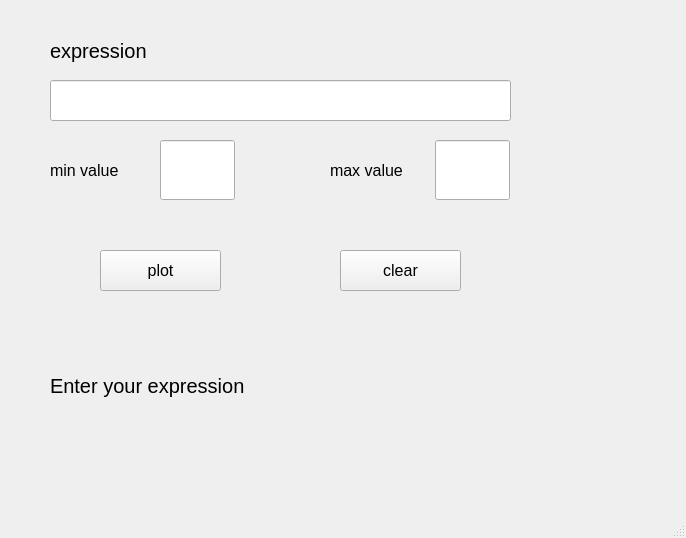
<?xml version="1.0" encoding="UTF-8"?>
<ui version="4.0">
 <class>MainWindow</class>
 <widget class="QMainWindow" name="MainWindow">
  <property name="geometry">
   <rect>
    <x>0</x>
    <y>0</y>
    <width>686</width>
    <height>538</height>
   </rect>
  </property>
  <property name="font">
   <font>
    <pointsize>15</pointsize>
   </font>
  </property>
  <property name="focusPolicy">
   <enum>Qt::TabFocus</enum>
  </property>
  <property name="windowTitle">
   <string>MainWindow</string>
  </property>
  <widget class="QWidget" name="centralwidget">
   <widget class="QLineEdit" name="expression">
    <property name="geometry">
     <rect>
      <x>50</x>
      <y>80</y>
      <width>461</width>
      <height>41</height>
     </rect>
    </property>
    <property name="font">
     <font>
      <pointsize>12</pointsize>
     </font>
    </property>
    <property name="text">
     <string/>
    </property>
   </widget>
   <widget class="QLineEdit" name="min_value">
    <property name="geometry">
     <rect>
      <x>160</x>
      <y>140</y>
      <width>75</width>
      <height>60</height>
     </rect>
    </property>
    <property name="font">
     <font>
      <pointsize>12</pointsize>
     </font>
    </property>
   </widget>
   <widget class="QLineEdit" name="max_value">
    <property name="geometry">
     <rect>
      <x>435</x>
      <y>140</y>
      <width>75</width>
      <height>60</height>
     </rect>
    </property>
    <property name="font">
     <font>
      <pointsize>12</pointsize>
     </font>
    </property>
   </widget>
   <widget class="QLabel" name="minInput">
    <property name="geometry">
     <rect>
      <x>50</x>
      <y>160</y>
      <width>111</width>
      <height>20</height>
     </rect>
    </property>
    <property name="font">
     <font>
      <pointsize>12</pointsize>
     </font>
    </property>
    <property name="text">
     <string>min value</string>
    </property>
   </widget>
   <widget class="QLabel" name="maxInput">
    <property name="geometry">
     <rect>
      <x>330</x>
      <y>160</y>
      <width>111</width>
      <height>20</height>
     </rect>
    </property>
    <property name="font">
     <font>
      <pointsize>12</pointsize>
     </font>
    </property>
    <property name="text">
     <string>max value</string>
    </property>
   </widget>
   <widget class="QLabel" name="expressionInput">
    <property name="geometry">
     <rect>
      <x>50</x>
      <y>30</y>
      <width>131</width>
      <height>41</height>
     </rect>
    </property>
    <property name="text">
     <string>expression</string>
    </property>
   </widget>
   <widget class="QLabel" name="notificationLabel">
    <property name="geometry">
     <rect>
      <x>50</x>
      <y>340</y>
      <width>411</width>
      <height>91</height>
     </rect>
    </property>
    <property name="text">
     <string>Enter your expression</string>
    </property>
   </widget>
   <widget class="QPushButton" name="plotBtn">
    <property name="geometry">
     <rect>
      <x>100</x>
      <y>250</y>
      <width>121</width>
      <height>41</height>
     </rect>
    </property>
    <property name="font">
     <font>
      <pointsize>12</pointsize>
     </font>
    </property>
    <property name="text">
     <string>plot</string>
    </property>
   </widget>
   <widget class="QPushButton" name="clrBtn">
    <property name="geometry">
     <rect>
      <x>340</x>
      <y>250</y>
      <width>121</width>
      <height>41</height>
     </rect>
    </property>
    <property name="font">
     <font>
      <pointsize>12</pointsize>
     </font>
    </property>
    <property name="text">
     <string>clear</string>
    </property>
   </widget>
  </widget>
  <widget class="QMenuBar" name="menubar">
   <property name="geometry">
    <rect>
     <x>0</x>
     <y>0</y>
     <width>686</width>
     <height>41</height>
    </rect>
   </property>
  </widget>
  <widget class="QStatusBar" name="statusbar"/>
 </widget>
 <resources/>
 <connections/>
</ui>
